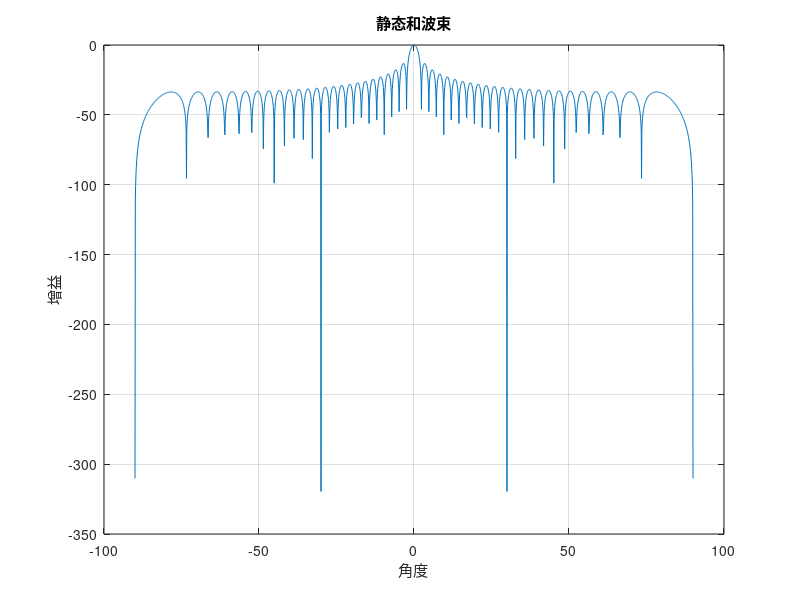

The MATLAB source for this figure: (Note: this script raises an error after producing the figure.)
clear ;clc;close all;
%%参数设置
f=16e9;
c=3e8;
lamda=c/f;
d=lamda/2;
k=2*pi/lamda;
N=48;

%% 无干扰静态方向图
theta=-90:0.1:90;
L=length(theta);
a=zeros(N,L);
for i=1:N
    a(i,:)=exp(1j*k*(i-1)*d*sind(theta));
end
v=ones(N,1);
s=v'*a;
s1=abs(s);
s2=s1/max(s1);
s=20*log10(s2);
figure(1);
plot(theta,s);
xlabel("角度");
ylabel("增益");
title('静态和波束');
grid on;
%% 期望信号 噶闹信号 噪声信号
M=512;%采样次数
theta0=15;%期望信号角度
theta_i=[38 68];%干扰信号
a_i=exp(1i*k*(0:N-1)'*d*sind(theta_i));%干扰信号对每个阵子的相移
a0=exp(1i*k*(0:N-1)'*d*sind(theta0));%期望信号对每个阵子的相移 alpha
I1=zeros(N,M);
I2=zeros(N,M);
n=zeros(N,M);
for ii=1:M %生成信号
    AM_I1=100*randn(1);
    AM_I2=100*randn(1);
    I1(:,ii)=AM_I1*a_i(:,1);
    I2(:,ii)=AM_I2*a_i(:,2);
    n(:,ii)=0.5*(randn(N,1)+j*randn(N,1));

end
X=I1+I2+n;
%%LCEC
R=X*X'/M;
c=a0;%期望信号矢量
[V,D]=eig(R);%协方差矩阵特征值分解
un=V(:,1:6);
un=fliplr(un);
I=eye(N);
w_lcec=un*un'*c*inv(c'*un*un'*c);
y_lcec=w_lcec'*a;
y_lcec=abs(y_lcec);
y_lcec=y_lcec/max(y_lcec);
%% 画图
figure(7);
plot(theta,db(y_lcec),'b');


xlabel("theta");
ylabel('db');
title("LCEC");
grid on;

%% 构建目标函数 干扰为38 68 信号为15度 零陷宽度为1度
theta_3dB=38;
theta_3dB_2=10;
Am=70;
D_theta=zeros(1,L);
for i=1:length(theta)
    if theta(i)<=40.5&&theta(i)>=36.5  
        D_theta(i)=-min(12*((theta(i)/theta_3dB_2))^4,Am);
     else if theta(i)<=70.5&&theta(i)>=66.5 
        D_theta(i)=-min(12*((theta(i)/theta_3dB))^4,Am);
      else if theta(i)>=10&&theta(i)<=20   
         D_theta(i)=0;
      else
         D_theta(i)=-20; 
      end
      end
    end
end
figure(1)
plot(theta,D_theta);
grid on;

%% 产生初始种群
popsize = 50;                  % 初始种群个数
D = 2*N;                          % 空间维数
ger = 200;                       % 最大迭代次数 

limit=zeros(D,2);
for mm=1:D
    if(mm<=N)
        limit(mm,2)=360;
    else
        limit(mm,2)=2;

    end
end       % 设置位置参数限制
vlimit = [-20, 20];             % 设置速度限制
w = 0.5;                        % 惯性权重
c1 = 2;                       % 自我学习因子
c2 = 2;                       % 群体学习因子 

for i = 1:D
    alpha(:,i) = limit(i, 1) + (limit(i, 2) - limit(i, 1)) * rand(popsize, 1);%初始种群的位置
end


v = rand(popsize, D);                % 初始种群的速度
xm = alpha;                          % 每个个体的历史最佳位置
ym = zeros(1, D);                    % 种群的历史最佳位置
fxm = zeros(popsize, 1);             % 每个个体的历史最佳适应度
fym = -inf;                          % 种群历史最佳适应度

%% 迭代过程

record = zeros(ger, 1);          % 记录器
alpha_record = zeros(ger, 1);  
w_record = zeros(ger, 1);
counter = 0;
counter_max = 50;

for g=1:1:ger  
    fit=zeros(1,popsize);        
    S_theta0=zeros(popsize,length(theta));
    S_theta=zeros(popsize,length(theta));
    w_pso=zeros(N,1);
    for m=1:1:popsize
        for i =1:N
            w_pso(i,1)=w_lcec(i,1)*exp(j*alpha(m,i)/180*pi)*alpha(m,i+N);
        end
        S_theta(m,:)=abs(w_pso'*a);
        S_theta(m,:)=20*log10(S_theta(m,:)/max(S_theta(m,:)));
        error=zeros(1,length(theta));
        %计算适应度
        for i=1:length(theta)
             if theta(i)<=40.5&&theta(i)>=36.5  
                if S_theta(m,i)>D_theta(i)
                        error(i)=(S_theta(m,i)-D_theta(i))^2;
                    else
                        error(i)=1;
                end
             else if theta(i)<=70.5&&theta(i)>=66.5  
                if S_theta(m,i)>D_theta(i)
                        error(i)=(S_theta(m,i)-D_theta(i))^2;
                    else
                        error(i)=1;
                end%-3dB~-10dB滚降
             else if theta(i)>=10&&theta(i)<=20
                     if S_theta(m,i)<D_theta(i)
                error(i)=(S_theta(m,i)-D_theta(i))^2;%主瓣
                    
             else
                  error(i)=1;
                     end
             else
                  if S_theta(m,i)>D_theta(i)
                    
                        error(i)=abs(S_theta(m,i)-D_theta(i)); %-20dB以下杂散电平
                  else
                       error(i)=1;
                  end
                    
             end
             end
             end
        end

        error=error;%主瓣范围内纹波
        fit(m)=1/norm(error);
    end
    for i = 1:popsize      
        if fxm(i) < fit(i)
            fxm(i) = fit(i);     % 更新个体历史最佳适应度
            xm(i,:) = alpha(i,:);   % 更新个体历史最佳位置
        end 
    end
counter=counter+1;
    if fym < max(fxm)
        flag=1;
        counter=0;
        [fym, nmax] = max(fxm);   % 更新群体历史最佳适应度
        ym = xm(nmax,:);      % 更新群体历史最佳位置
    end
    
    if counter~=0
        w=0.9-0.7*counter/counter_max;
    else
        w=0.9-0.7*g/ger;
    end
v = v * w + c1 * rand * (xm - alpha) + c2 * rand * (repmat(ym, popsize, 1) - alpha);% 速度更新
    w_record(g) = w;
    v(v > vlimit(2)) = vlimit(2);
    v(v < vlimit(1)) = vlimit(1);
    alpha = alpha + v;% 位置更新
    % 边界位置处理
    alpha(alpha > limit(1,2)) = limit(1,2);
    alpha(alpha < limit(1,1)) = limit(1,1);
    
    record(g) = fym;%最大值记录
    alpha_record(g) = alpha(1,1);
    
end

[max_value,max_index]=max(fit);
figure(2)
plot(theta,D_theta,'r');hold on;
plot(theta,S_theta(max_index,:),'b');
% plot(theta,db(y_lcec),'g');
xlabel("角度");
ylabel("dB");
ylim([-100,0]);
figure(3);plot(record);title('收敛过程');
figure(4);plot(alpha_record);title('相位角变化');
figure(5);plot(w_record);title('惯性权重变化');

